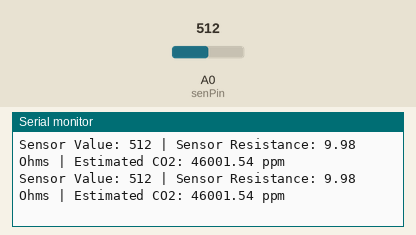
Simulated run of this sketch. Board: Arduino Uno, built with avr-gcc and run on an emulated ATmega328P. Parts: the last lines printed to the serial monitor. Inputs (shaded band) come from the test bench; at power-on: A0 (senPin) = 512.

Above: at 2.8 s.
2.9 s: A0 (senPin) set to 0
At 4.6 s:
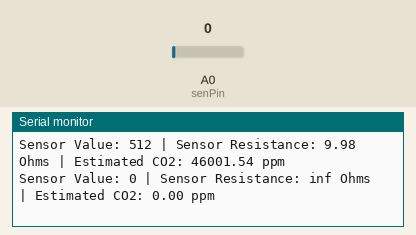
7.5 s: A0 (senPin) set to 1023
At 9.5 s:
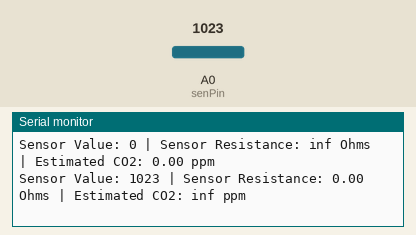

Measured:
- after the input at 2.9 s, the serial monitor: prints a new line after 1.1 s (image 1)
- after the input at 7.5 s, the serial monitor: prints a new line after 0.55 s (image 2)

The sketch:

CO2_Ard.ino
```cpp
// Analog pin connected to MQ135
const int senPin = A0;

// Constants for CO2 estimation
float RLOAD = 10.0; // Sensor load resistance (10kΩ)
float RZERO = 76.63; // Calibration resistance in fresh air (Ohms)
float CO2Curve[3] = {2.602, 0.31, -0.58}; // CO2 curve values for MQ135 (from datasheet)

// Func to calculate resistance of the sensor
float calculateResistance(int rawADC) {
  return ((1023.0 * RLOAD) / rawADC) - RLOAD;
}

// Func to estimate CO2 ppm using log
float getCO2Concentration(float resistance) {
  float ratio = resistance / RZERO;
  return pow(10, ((log10(ratio) - CO2Curve[1]) / CO2Curve[2]) + CO2Curve[0]);
}

void setup() {
  // Start serial communication
  Serial.begin(9600);
}

void loop() {
  // Read the value from MQ135 (0-1023)
  int sensorValue = analogRead(senPin);

  //Sensor resistance
  float resistance = calculateResistance(sensorValue);

  // Estimate CO2 concentration in ppm
  float co2ppm = getCO2Concentration(resistance);

  // Display the sensor value, resistance, and estimated CO2 conc.
  Serial.print("Sensor Value: ");
  Serial.print(sensorValue);
  Serial.print(" | Sensor Resistance: ");
  Serial.print(resistance);
  Serial.print(" Ohms | Estimated CO2: ");
  Serial.print(co2ppm);
  Serial.println(" ppm");

  // 2 sec gaps b/w readings
  delay(2000);
}
```
